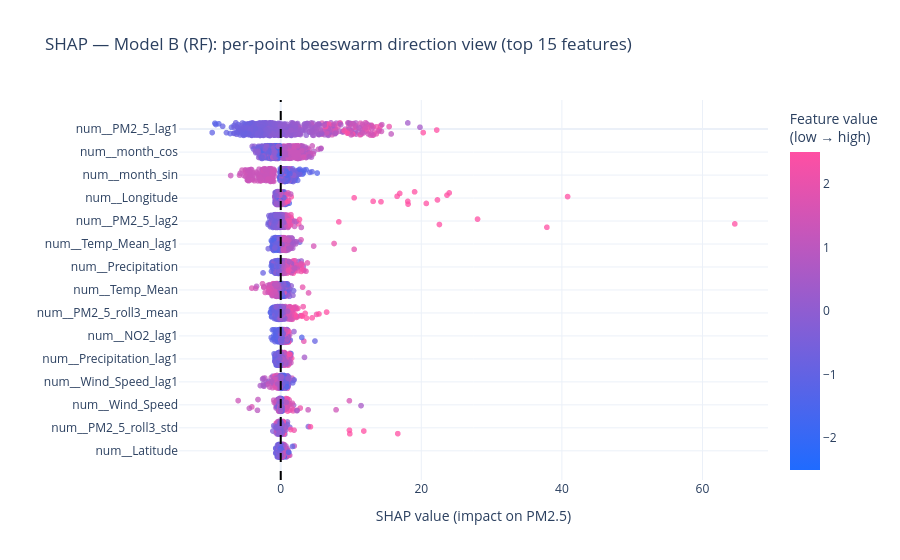

The notebook cell this image was saved under:
### Markdown cell above
### SHAP test 

SHAP helps us explain **why** Model B predicts higher or lower PM2.5 for each data point.

How it works:
- For each row, SHAP assigns a contribution value to every feature.
- A **positive SHAP value** means that feature pushes the prediction **up**.
- A **negative SHAP value** means that feature pushes the prediction **down**.
- Bigger absolute values mean stronger influence.

Why we need it:
- Random Forest is accurate but not directly interpretable.
- SHAP gives transparent feature-level evidence for the policy story.
- We use it to compare with Ridge signs (Model C) and check consistency across models.

### Code cell
import scipy.sparse as sp
import shap

rf_b_full = Pipeline([
    ("preprocess", clone(pre_b)),
    ("model", RandomForestRegressor(n_estimators=400, min_samples_leaf=2, random_state=42, n_jobs=-1)),
])
rf_b_full.fit(X_b, y)

Xp = rf_b_full.named_steps["preprocess"].transform(X_b)
if sp.issparse(Xp):
    Xp = Xp.toarray()
Xp = np.asarray(Xp, dtype=np.float64)

rng = np.random.RandomState(42)
idx = rng.choice(Xp.shape[0], size=min(800, Xp.shape[0]), replace=False)
Xs = Xp[idx]

explainer = shap.TreeExplainer(rf_b_full.named_steps["model"])
sv = explainer.shap_values(Xs)
fn = rf_b_full.named_steps["preprocess"].get_feature_names_out()

# Global SHAP importance (numeric)
mean_abs_shap = np.abs(sv).mean(axis=0)
shap_importance_df = (
    pd.DataFrame({"feature": fn, "mean_abs_shap": mean_abs_shap})
    .sort_values("mean_abs_shap", ascending=False)
)

# 1) Per-point beeswarm direction view in Plotly
top_n = 15
top_features = shap_importance_df.head(top_n)["feature"].tolist()
feat_to_rank = {f: i for i, f in enumerate(top_features)}

long_df = pd.DataFrame({
    "feature": np.repeat(fn, Xs.shape[0]),
    "shap_value": sv.T.flatten(),
    "feature_value": Xs.T.flatten(),
})
long_df = long_df[long_df["feature"].isin(top_features)].copy()
long_df["feature_rank"] = long_df["feature"].map(feat_to_rank)

# Per-feature normalization (z-score), then clip for stable color contrast
long_df["feature_value_norm"] = long_df.groupby("feature")["feature_value"].transform(
    lambda s: (s - s.mean()) / (s.std() + 1e-9)
)
long_df["feature_value_norm"] = long_df["feature_value_norm"].clip(-2.5, 2.5)

# Beeswarm jitter
jitter_rng = np.random.RandomState(42)
long_df["y_jitter"] = long_df["feature_rank"] + jitter_rng.uniform(-0.28, 0.28, size=len(long_df))

fig_swarm = px.scatter(
    long_df,
    x="shap_value",
    y="y_jitter",
    color="feature_value_norm",
    # strict blue -> pink, no white midpoint
    color_continuous_scale=[
        [0.0, "#1f6bff"],   # low values
        [1.0, "#ff4fa3"],   # high values
    ],
    range_color=[-2.5, 2.5],  # enforce consistent, vivid mapping
    opacity=0.75,
    title=f"SHAP — Model B (RF): per-point beeswarm direction view (top {top_n} features)",
    labels={
        "shap_value": "SHAP value (impact on PM2.5)",
        "feature_value_norm": "feature value (z-score)"
    },
    hover_data={
        "feature": True,
        "feature_value": ':.3f',
        "feature_value_norm": ':.3f',
        "shap_value": ':.3f',
        "y_jitter": False
    },
)

fig_swarm.update_traces(marker={"size": 6})
fig_swarm.update_layout(
    template="plotly_white",
    paper_bgcolor="rgba(0,0,0,0)",
    plot_bgcolor="rgba(0,0,0,0)",
    yaxis=dict(
        title="",
        tickmode="array",
        tickvals=list(range(top_n)),
        ticktext=top_features,
        autorange="reversed",
    ),
)

fig_swarm.update_coloraxes(
    colorbar_title="Feature value<br>(low → high)"
)

fig_swarm.add_vline(x=0, line_dash="dash", line_color="black")
fig_swarm.write_image("images/modelb_shap_beeswarm.png", scale=2)
fig_swarm.show()

### Figure 1 — Plotly figure (JSON) as saved in the notebook; plotly's stock layout.template omitted (floating-point values rounded to 4 significant figures; data arrays with more than 128 entries replaced by an {"elided": "..."} marker saying what was removed)
{"data": [{"customdata": {"elided": "12000x3 mixed values"}, "hovertemplate": "SHAP value (impact on PM2.5)=%{x:.3f}<br>feature=%{customdata[0]}<br>feature_value=%{customdata[1]:.3f}<br>feature value (z-score)=%{marker.color:.3f}<extra></extra>", "legendgroup": "", "marker": {"color": {"elided": "12000 float values"}, "coloraxis": "coloraxis", "opacity": 0.75, "size": 6, "symbol": "circle"}, "mode": "markers", "name": "", "showlegend": false, "type": "scattergl", "x": {"elided": "12000 float values"}, "xaxis": "x", "y": {"elided": "12000 float values"}, "yaxis": "y"}], "layout": {"coloraxis": {"cmax": 2.5, "cmin": -2.5, "colorbar": {"title": {"text": "Feature value<br>(low → high)"}}, "colorscale": [[0, "#1f6bff"], [1, "#ff4fa3"]]}, "legend": {"tracegroupgap": 0}, "paper_bgcolor": "rgba(0,0,0,0)", "plot_bgcolor": "rgba(0,0,0,0)", "shapes": [{"line": {"color": "black", "dash": "dash"}, "type": "line", "x0": 0, "x1": 0, "xref": "x", "y0": 0, "y1": 1, "yref": "y domain"}], "title": {"text": "SHAP — Model B (RF): per-point beeswarm direction view (top 15 features)"}, "xaxis": {"anchor": "y", "domain": [0, 1], "title": {"text": "SHAP value (impact on PM2.5)"}}, "yaxis": {"anchor": "x", "autorange": "reversed", "domain": [0, 1], "tickmode": "array", "ticktext": ["num__PM2_5_lag1", "num__month_cos", "num__month_sin", "num__Longitude", "num__PM2_5_lag2", "num__Temp_Mean_lag1", "num__Precipitation", "num__Temp_Mean", "num__PM2_5_roll3_mean", "num__NO2_lag1", "num__Precipitation_lag1", "num__Wind_Speed_lag1", "num__Wind_Speed", "num__PM2_5_roll3_std", "num__Latitude"], "tickvals": [0, 1, 2, 3, 4, 5, 6, 7, 8, 9, 10, 11, 12, 13, 14], "title": {"text": ""}}}}
